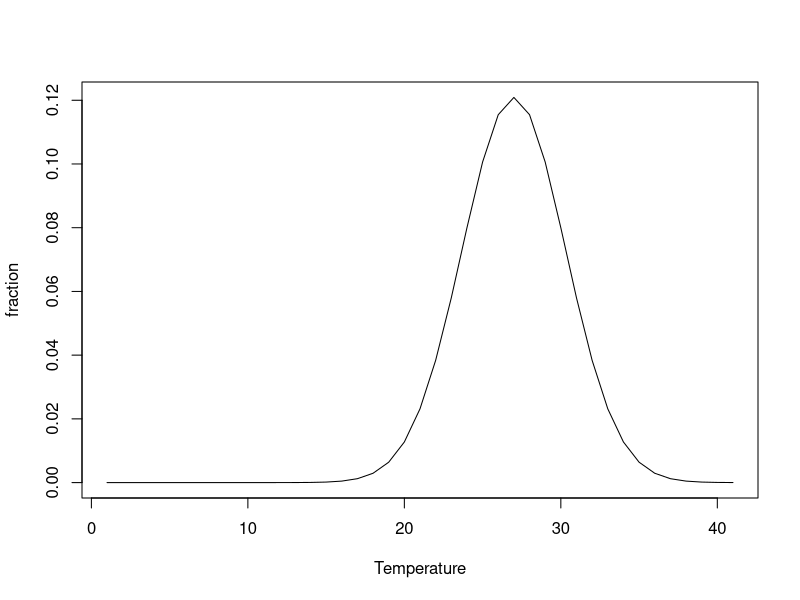
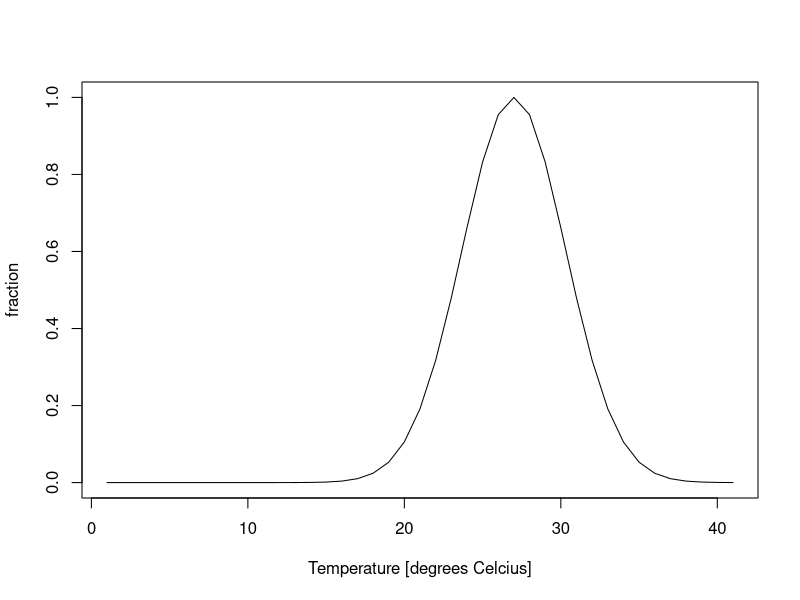
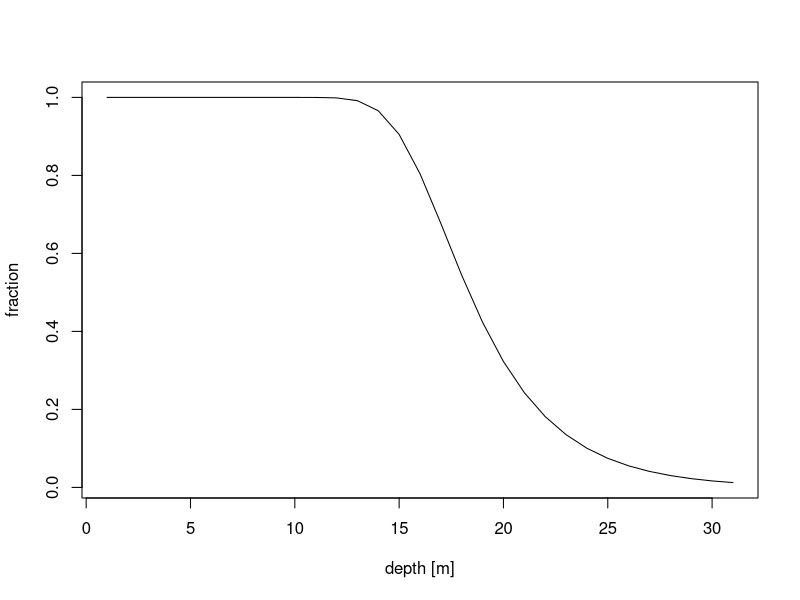
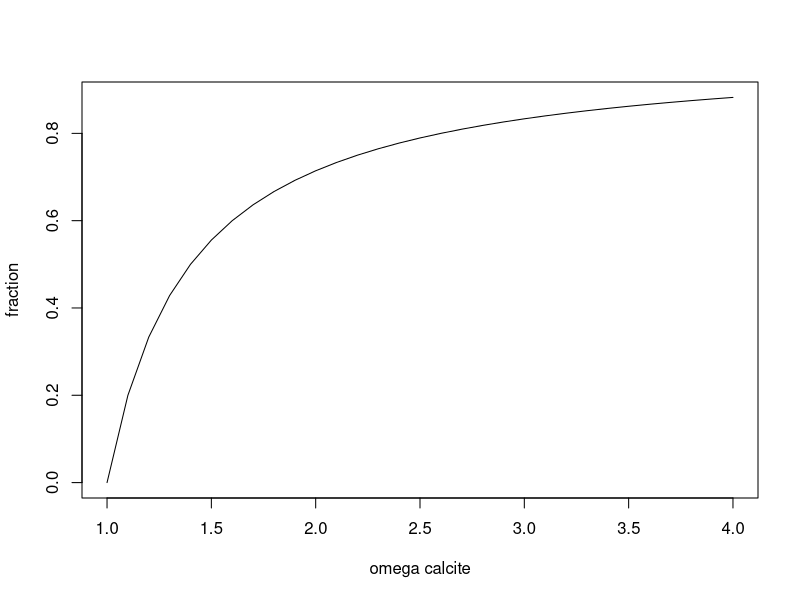
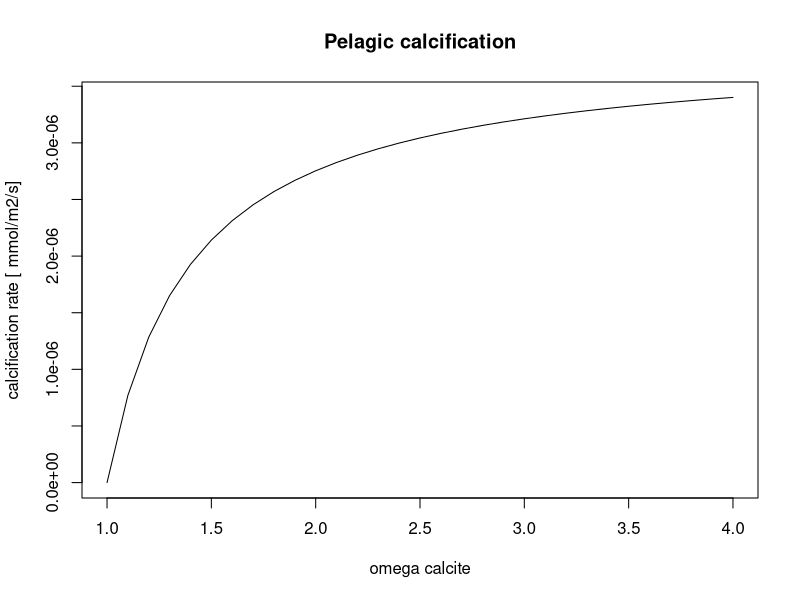
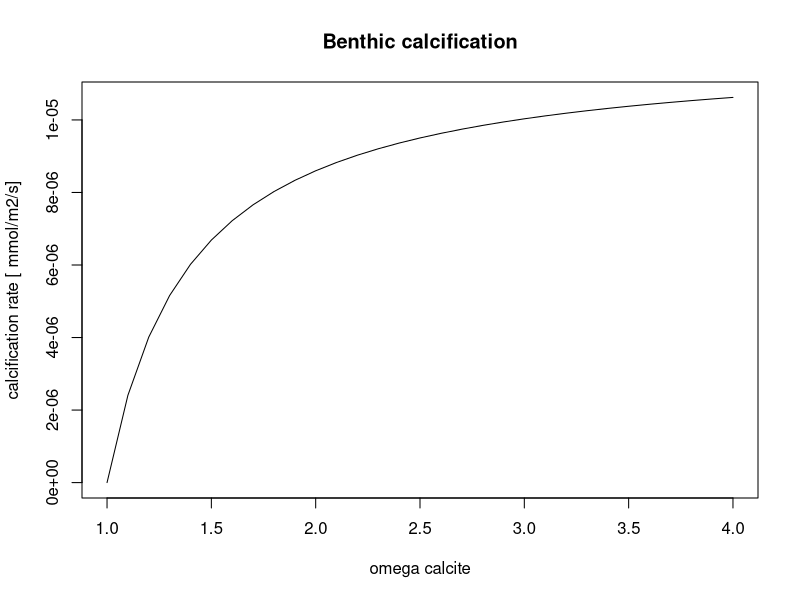
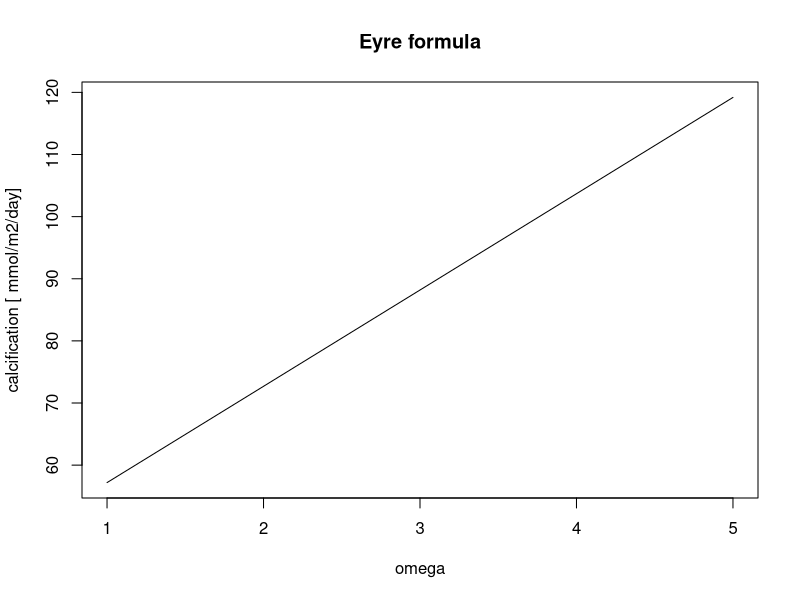
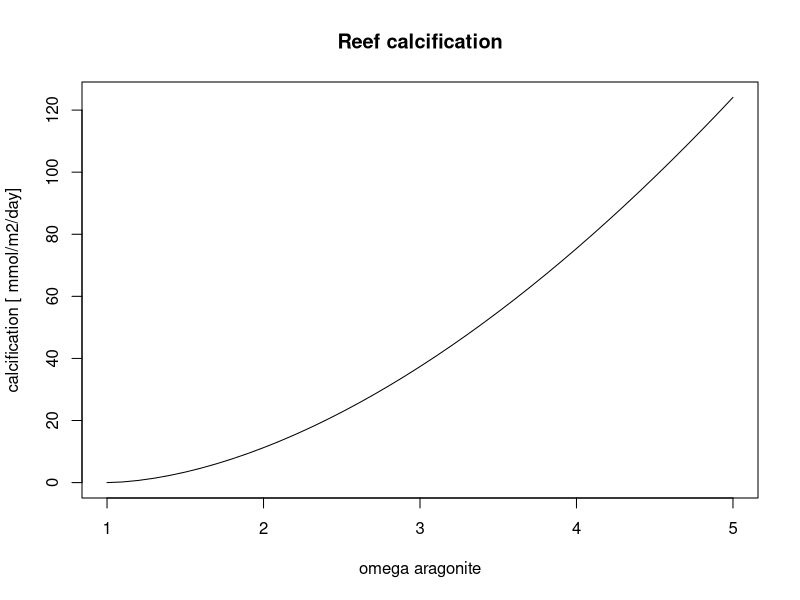

The R script that drew these images, in order: (Note: this script raises an error after producing the figures.)
## ---- chunk 1
knitr::opts_chunk$set(echo = TRUE)
## ---- chunk 2

# light formula
Isurf <- 10 / (24*60*60) # mol quanta/m2/s
kpar <- 0.3 # try this out, see how the f_light curve changes. Find value fitting for coastal waters
z <-10
Iz<-  Isurf*exp(-kpar*z)
Ik <- Isurf/100# Light at compensation depth, in mol/m2/s #can vary greatly between species

# Temperature formula
SST <- 26
Topt <- 26
sigma <- 3.3
mu <- 26


SST2 <- c(seq(from=0, to =40))
z2<- c(seq(0, 30))
Iz2 <- Isurf*exp(-kpar*z2)
f_light2 <- tanh(Iz2/Ik)
f_light <- tanh(Iz/Ik)

f_temp_gaussian <- (1/(sigma*sqrt(2*pi))*exp(-1/2*((SST2-mu)/sigma)**2))
f_temp_gaussian_opt <- (1/(sigma*sqrt(2*pi))*exp(-1/2*((SST-mu)/sigma)**2))
c <- 1/f_temp_gaussian_opt
fnew_tem <- c* f_temp_gaussian
plot(f_temp_gaussian, type="l", xlab= 'Temperature', ylab = "fraction")
plot(fnew_tem, type="l", xlab= 'Temperature [degrees Celcius]', ylab = "fraction")
plot(f_light2, type="l", xlab= 'depth [m]', ylab = "fraction")



## ---- chunk 3
Ratio_pp_cocc <- 0.1
Ratio_max <- 0.8
K_max <- 0.4

Omega_calc <- c(seq(1, 4, 0.1))
f_omegacalc <- (Omega_calc-1)/(K_max+ (Omega_calc-1))

plot(Omega_calc, f_omegacalc, type="l", xlab= 'omega calcite', ylab = "fraction")

###########
G_POC_pelagic <- 50 # mgC/m2/day
unit_conversion<- (1/12.01)/(24*60*60) # divide by molar weight and by seconds in a day to get unit mmol/m2/s

Gpelagic <- Ratio_pp_cocc * Ratio_max * G_POC_pelagic*unit_conversion * f_omegacalc
plot(Omega_calc, Gpelagic,type="l", main= "Pelagic calcification", xlab = "omega calcite", ylab = 'calcification rate [ mmol/m2/s]')

Rate_max <- 1.04/(60*60*24) # mmol/m2/s, 1.04 mmol/m2/yr is average from continental shelf estimates by Milliman 1993, 2.7 is the estimate for extra-tropical shelf sediments
K_max <- 0.4
G_PIC_benthic <- Rate_max * f_omegacalc 
plot(Omega_calc, G_PIC_benthic,type="l", main= "Benthic calcification", xlab = "omega calcite", ylab = 'calcification rate [ mmol/m2/s]')

## ---- chunk 4
SST_case <- 26
z_case <- 10
Izcase <- Isurf*exp(-kpar*z_case)
Omega_arag_case <- c(seq(1, 5, 0.1))
f_light <- 1 #tanh(Izcase/Ik)
f_temp <- c*(1/(sigma*sqrt(2*pi))*exp(-1/2*((SST_case-mu)/sigma)**2))

# Silverman formula parameters
kp <- 1
Areef <- 0.3 # for eilat reef, between 0-1
kr <-38
Gi <- (24/1000)*(-0.0177*SST_case**2+1.4697*SST_case + 14.893)*(Omega_arag_case -1)**(0.0628*SST_case+0.0985)

Greef1 <- 15.5*Omega_arag_case + 41.69   * f_light * f_temp  #mmol/m2/day
Greef2 <-Areef*kr*Gi* exp(-(kp*(SST_case-Topt)/Omega_arag_case**2)**2) * f_light


plot(Omega_arag_case, Greef1,type="l", main= "Eyre formula", xlab = "omega", ylab = 'calcification [ mmol/m2/day]')
plot(Omega_arag_case, Greef2, type= "l", main = "Reef calcification", xlab = "omega aragonite", ylab = 'calcification [ mmol/m2/day]')

Aglobal<- 1000
GlobalGreef1 <- Greef1 *Aglobal
GlobalGreef2 <- Greef2 *Aglobal

## ---- chunk 5
kdiss <- 0.1 # per day
etadiss <- 4.5 #dimensionless
Diss_rate <- function(PIC_conc, Omega_calc){
      
  Rdiss <- PIC_conc*kdiss*(1-Omega_calc)**etadiss  # rate in mmol/m3/day
  Rdiss <- Rdiss/(24*60*60) # conversion to rate in mmol/m3/s

  return(Rdiss)}

Omega_calc_case <- c(seq(-4, 4, 0.1))
len <- length(Omega_calc_case)
PIC_case <- c(rep(100, times = len ))

Dissrate_case <- Diss_rate(PIC_case, Omega_calc_case)
plot(Omega_calc_case, Dissrate_case, type="l", main= "water column dissolution", xlab = "omega calcite", ylab = 'dissolution [mmol/m3/s]')

## ---- chunk 6
TA <- c(2000, 2000, 2000, 2000)#, 2000, 2000)
DIC <- c(1800, 1800, 1800, 1800) #, 1800, 1800)
S1 <- 35
ratio <- 0.01028/35
factordiffworld <- 1
Ca1 <-  ratio * S1 * factordiffworld

carb_solver <- carb(flag =15, var1 = TA/1000000, var2 = DIC/1000000, S = S1, T = 20, P=0, Pt=0, Sit=0, pHscale="T", kf="pf", k1k2="l")
pCO2water <- carb_solver[,"pCO2"]
Omega_Arag_water <- as.numeric(carb_solver[, "OmegaAragonite"])

Sal = c(35,35,35,35)# salinity of the boxes, to use in the carbonate solver
ratio <- 0.01028/35  # based on: Millero (2008)
factordiffworld <- 1  # if simulating a different type of world, with different ca-salinity ratio, it can be adjusted here
Ca <-  ratio * Sal * factordiffworld # Calcium concentration of the boxes, to use in the carbonate solver
Temp <- c(20,20,20,20)
OmegaArag <- rep(NA, length(TA))
OmegaCalc <- rep(NA, length(TA))
pCO2_box <- rep(NA, length(TA))
pH_box <- rep(NA, length(TA))

for (i in 1:length(TA)){
  carb_solv <- pCa(flag=15, var1= TA[i]/1000000, var2=DIC[i]/1000000, Ca = Ca[i], S=Sal[i], T=Temp[i], P=0, Pt=0, Sit=0, pHscale="T", kf="pf", k1k2="l") # with normal Ca concentration
  OmegaArag[i] <- as.numeric(carb_solv[, "OmegaAragonite"])[2]
  OmegaCalc[i] <- as.numeric(carb_solv[, "OmegaCalcite"])[2]
  pCO2_box[i] <- carb_solv[,"pCO2"][2]
  pH_box[i] <- carb_solver[,"pH"][2]
}

for (i in 1:length(TA)){
  carb_solv <- pCa(flag=15, var1= TA[i]/1000000, var2=DIC[i]/1000000, Ca = Ca[i], S=Sal[i], T=Temp[i], P=0, Pt=0, Sit=0, pHscale="T", kf="pf", k1k2="l") # with normal Ca concentration
  OmegaArag[i] <- as.numeric(carb_solv[, "OmegaAragonite"])[2]
  OmegaCalc[i] <- as.numeric(carb_solv[, "OmegaCalcite"])[2]
  pCO2_box[i] <- carb_solv[,"pCO2"][2]
  pH_box[i] <- carb_solver[,"pH"][2]
}


pCa(flag=15, var1= TA/1000000, var2=DIC/1000000, Ca = 0.01028, S=S1, T=20, P=0, Pt=0, Sit=0, pHscale="T", kf="pf", k1k2="l") # with normal Ca concentration
pCa(flag=15, var1=TA/1000000, var2=DIC/1000000, Ca=0.01028/2, S=35, T=20, P=0, Pt=0, Sit=0, pHscale="T", kf="pf", k1k2="l") # with 0.5 * Ca concentration


carb_solver2 <- pCa(flag =15, var1 = TA/1000000, var2 = DIC/1000000, Ca = Ca1, S = S1 )
pCO2water2 <- carb_solver2[,"pCO2"]
Omega_Arag_water2 <- as.numeric(carb_solver2[, "OmegaAragonite"])
print(pCO2water)
print(pCO2water2)
print(Omega_Arag_water)
print(Omega_Arag_water2[2])

## ---- chunk 7
# using the formula described in J.Middelburg's book: Marine Carbon Biogeochemistry: A Primer for Earth System Scientists, figure 2.4

a <- 0.59
b <- 0.0633
Temp <- seq(1,40,1)
Topt <- 26
width <- 25

  
mu <- a*exp(b*Temp)*(1-((Temp-Topt)/(width/2))**2)
mu <- pmax(mu, 0)
plot(Temp, mu, type = "l")
# from mu to fraction:
c <- 1/(max(mu))
fraction <- c*mu
plot(Temp, fraction, type ="l", xlab = 'Temperature [degrees Celcius]')
max(fraction)
